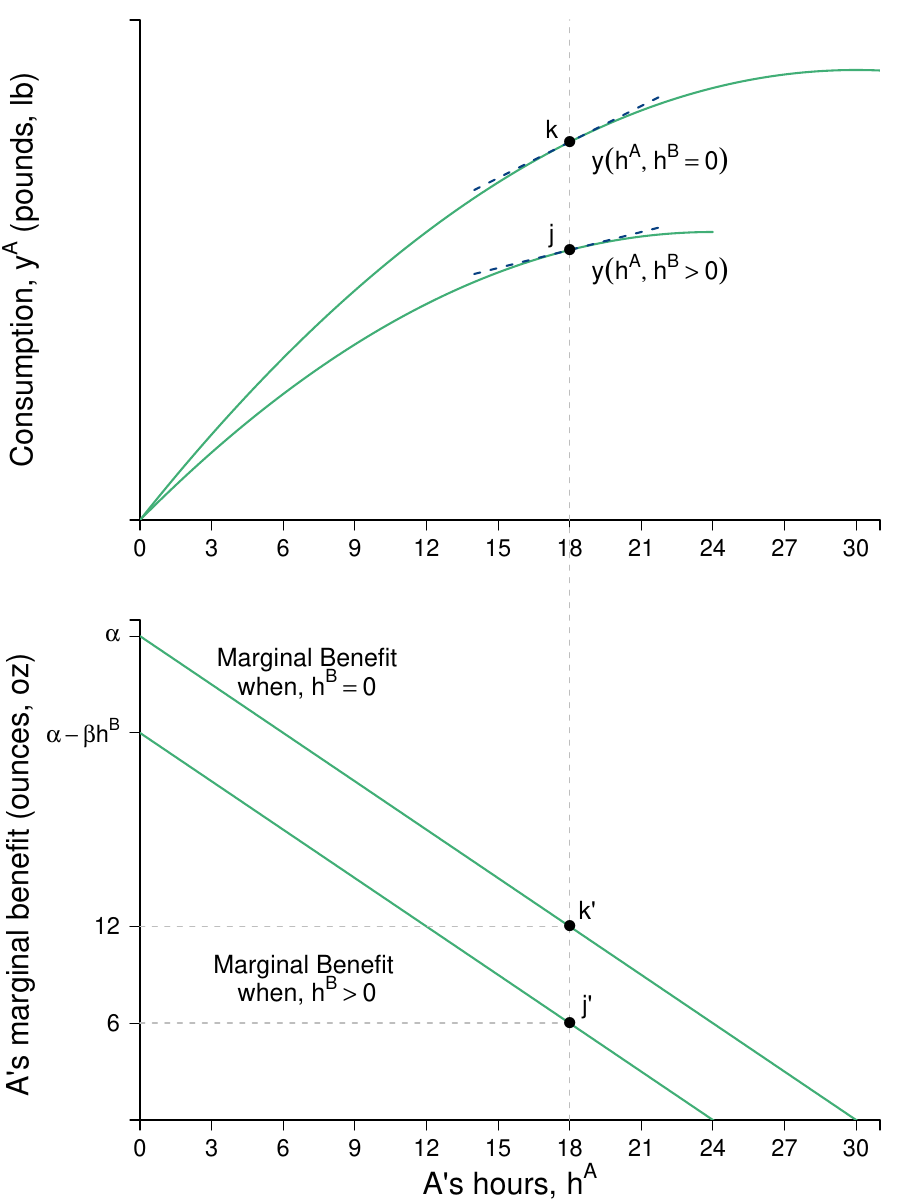

Write R code to recreate this figure.
require(shape)
pdf(file = "coordination_failures/production_mb.pdf", width = 9, height = 12)

#Set parameters for graphics
pointsize <- 1.8
axislabelsize <- 1.8
labelsize <- 1.5
namesize <- 1.8
annotatesize <- 1.5
graphlinewidth <- 2
segmentlinewidth <- 1.5

COL <- c("#7fc97f", "#beaed4", "#fdc086", "#ffff99", "#386cb0", "#f0027f", "#bf5b17", "#666666")
COLA <- c("#e0f3db", "#99d8c9","#66c2a4","#41ae76", "#238b45", "#005824")
COLB <- c("#4eb3d3", "#2b8cbe", "#0868ac","#084081")


#Need to create a stacked graph and 
#use the option mfrow = c(2,1) for that
par(mar =  c(4, 6, 1, 1), mfrow = c(2,1))

indiffA <- function(ea, uA = 46.08) {
  uA + (1/2)*(ea)^2
}

output <- function(ea, eb = 12, alpha = 30, beta = 1/2){
  (alpha - beta*(ea+eb))*ea
}

uA <- function(ea, ya = output) {
  ya - 0.5*(ea)^2
}

mrsA <- function(ea){
  ea
}

slopeline <- function(ea, yint = 0.5, slope = 2){
  yint + slope*ea
}


xlims <- c(0, 31)
ylims <- c(0, 500)

npts <- 501 
x <- seq(xlims[1], xlims[2], length.out = npts)
y <- seq(ylims[1], ylims[2], length.out = npts) 
a <- c(uA(ea = 12, output(ea = 12, eb = 12)), uA(ea = 15, output(ea = 15, eb = 0)), 300)

plot(0, 0, xlim = xlims, ylim = ylims, type = "n",
     xlab = expression(paste("")),
     ylab = expression(paste("")), 
     xaxt = "n", 
     yaxt = "n", 
     cex.lab = axislabelsize, 
     bty = "n",
     xaxs="i", 
     yaxs="i")

# ticksy <- seq(from = 0, to = ylims[2], by = 2)
# ylabels <- seq(from = 0, to = ylims[2], by = 2)
ticksx <- c(seq(xlims[1], xlims[2], 3), xlims[2])
xlabels <- c(seq(xlims[1], xlims[2], 3), NA)
ticksy <- c(0, output(ea = 18), output(ea = 18, eb = 0), ylims[2])
ylabels <- c(NA, output(ea = 18), output(ea = 18, eb = 0), NA)
# ticksy <- c(0, 144, 225, 300, ylims[2])
# ylabels <- c(NA, expression(paste(y[1]^A)), expression(paste(y[2]^A)), expression(paste(y[3]^A)), NA)
# ticksx <- c(0, 6.9, 12, 9.6, 16, 24, 26)
# xlabels <- c(NA, expression(paste(e^A,"*")), expression(paste(1/2*beta)), expression(paste(e^{AN})), expression(paste(alpha)), expression(paste(1/beta)), NA)

axis(1, at = ticksx, pos = 0, labels = xlabels, cex.axis= labelsize - 0.05)
axis(2, at = ticksy, pos = 0, labels = ylabels, las = 1, cex.axis= labelsize - 0.05)

npts <- 500 
xx1 <- seq(xlims[1], xlims[2], length.out = npts)
xx2 <- seq(xlims[1], 24, length.out = npts)
xx3 <- seq(14, 22, length.out = npts)

lines(xx1, output(xx1, eb = 0), col = COLA[4], lwd = graphlinewidth)
lines(xx2, output(xx2, eb = 12), col = COLA[4], lwd = graphlinewidth)

#output(ea = 18), output(ea = 18, eb = 0),
segments(0, output(ea = 18), 18, output(ea = 18), lty = 2, col = "gray", lwd = segmentlinewidth, xpd = 350)
segments(0, output(ea = 18, eb = 0), 18, output(ea = 18, eb = 0), lty = 2, col = "gray", lwd = segmentlinewidth, xpd = 350)

segments(18, -500, 18, 500, lty = 2, col = "gray", lwd = segmentlinewidth, xpd = 350)
# segments(0, output(ea = 18), 18, output(ea = 18), lty = 2, col = "gray", lwd = segmentlinewidth, xpd = 350)
# segments(0, output(ea = 18, eb = 0), 18, output(ea = 18, eb = 0), lty = 2, col = "gray", lwd = segmentlinewidth, xpd = 350)

lines(xx3, slopeline(ea = xx3, slope = 6, yint = 162), lty = 2, col = COLB[4], lwd = graphlinewidth)
lines(xx3, slopeline(ea = xx3, slope = 12, yint = 162), lty = 2, col = COLB[4], lwd = graphlinewidth)

text(-4, 0.5*ylims[2], expression(paste("Consumption, ", y^A," (pounds, lb)")), xpd = TRUE, cex = axislabelsize, srt = 90)


points(18, output(ea = 18), pch = 16, col = "black", cex = 1.5)
text(18 - 0.75, output(ea = 18) + 14, expression(paste(j)), cex = annotatesize)

points(18, output(ea = 18, eb = 0), pch = 16, col = "black", cex = 1.5)
text(18 - 0.75, output(ea = 18, eb = 0) + 12, expression(paste(k)), cex = annotatesize)

text(21.8, 360, expression(paste(y(h^A, h^B == 0)) ), cex = annotatesize)
text(21.8, 250, expression(paste(y(h^A, h^B > 0))), cex = annotatesize)

MBenefit <- function(ea, eb = 12, alpha = 30, beta = 1/2) {
  (alpha - beta*eb - 2*beta*ea)
}

MCost <- function(ea, slope = 1, intercept = 0){
  slope*ea
}


xlims <- c(0, 31)
ylims <- c(0, 31)

npts <- 501 
x <- seq(xlims[1], xlims[2], length.out = npts)
y <- seq(ylims[1], ylims[2], length.out = npts) 

plot(0, 0, xlim = xlims, ylim = ylims, type = "n",
     xlab = expression(paste("")),
     ylab = expression(paste("")), 
     xaxt = "n", 
     yaxt = "n", 
     cex.lab = axislabelsize, 
     bty = "n",
     xaxs="i", 
     yaxs="i")

# ticksy <- seq(from = 0, to = ylims[2], by = 2)
# ylabels <- seq(from = 0, to = ylims[2], by = 2)
# ticksx <- seq(from = 0, to = xlims[2], by = 2)
# xlabels <- seq(from = 0, to = xlims[2], by = 2)
ticksy <- c(0, MBenefit(18, eb = 12), MBenefit(18, eb = 0), MBenefit(0, eb = 12), MBenefit(0, eb = 0), ylims[2])
#ylabels <- c(NA, 6, 12, expression(paste(alpha - beta*h^B)), expression(paste(alpha)), NA)
ylabels <- c(NA, 6, 12, 24, 30, NA)
# ticksx <- c(0, 12, 15, 24, 30, xlims[2])
# xlabels <- c(0, 12, 15, 24, 30, xlims[2])
ticksx <- c(seq(xlims[1], xlims[2], 3), xlims[2])
xlabels <- c(seq(xlims[1], xlims[2], 3), NA)
#xlabels <- c(NA, expression(paste(h[1]^A)), expression(paste(h[2]^A)), expression(paste(frac(alpha - beta*h^b,2*beta) )), expression(paste(frac(alpha,2*beta) )), NA)

axis(1, at = ticksx, pos = 0, labels = xlabels ,las = 1, cex.axis = labelsize - 0.05)
axis(2, at = ticksy, pos = 0, labels = ylabels, las = 1, cex.axis = labelsize - 0.05)
#text(x = c(0, 12, 15, 24, 30, xlims[2]), par("usr")[3] - 0.4, labels = xlabels, srt = 0, pos = 1, xpd = TRUE, cex = labelsize - 0.05)

#mtext(expression(paste("Aram's hours, ", h^A)), side=1, line = 4, cex = axislabelsize)
text(0.5*xlims[2], -3.8, expression(paste("A's hours, ", h^A)), xpd = TRUE, cex = axislabelsize)
text(-4, 0.5*ylims[2], expression(paste("A's marginal benefit (ounces, oz) ")), xpd = TRUE, cex = axislabelsize, srt = 90) 

npts <- 500 
xx1 <- seq(xlims[1], xlims[2], length.out = npts)
xx2 <- seq(4, 8, length.out = npts)

#Marginal benefit when the other does produce
lines(xx1, MBenefit(xx1, eb = 0), col = COLA[4], lwd = graphlinewidth)

#Marginal benefit when B produce NE number of hours
lines(xx1, MBenefit(xx1, eb = 12), col = COLA[4], lwd = graphlinewidth)

segments(0, MBenefit(ea = 18), 18, MBenefit(ea = 18), lty = 2, col = "gray", lwd = segmentlinewidth, xpd = 350)
segments(0, MBenefit(ea = 18, eb = 0), 18, MBenefit(ea = 18, eb = 0), lty = 2, col = "gray", lwd = segmentlinewidth, xpd = 350)

segments(18, 0, 18, 500, lty = 2, col = "gray", lwd = segmentlinewidth, xpd = 350)

text(10, 25.5, expression(paste("Marginal Benefit")), cex = labelsize)
text(10, 24, expression(paste("when, ", h^B== 0 )), cex = labelsize)


text(10, 9.5, expression(paste("Marginal Benefit ")), cex = labelsize)
text(10, 8, expression(paste("when, ", h^B > 0 )), cex = labelsize)


points(18, MBenefit(ea = 18), pch = 16, col = "black", cex = 1.5)
text(18 + 0.75, MBenefit(ea = 18) + 1, expression(paste(j)), cex = annotatesize)

points(18, MBenefit(ea = 18, eb = 0), pch = 16, col = "black", cex = 1.5)
text(18 + 0.75, MBenefit(ea = 18, eb = 0) + 1, expression(paste(k)), cex = annotatesize)

dev.off()
